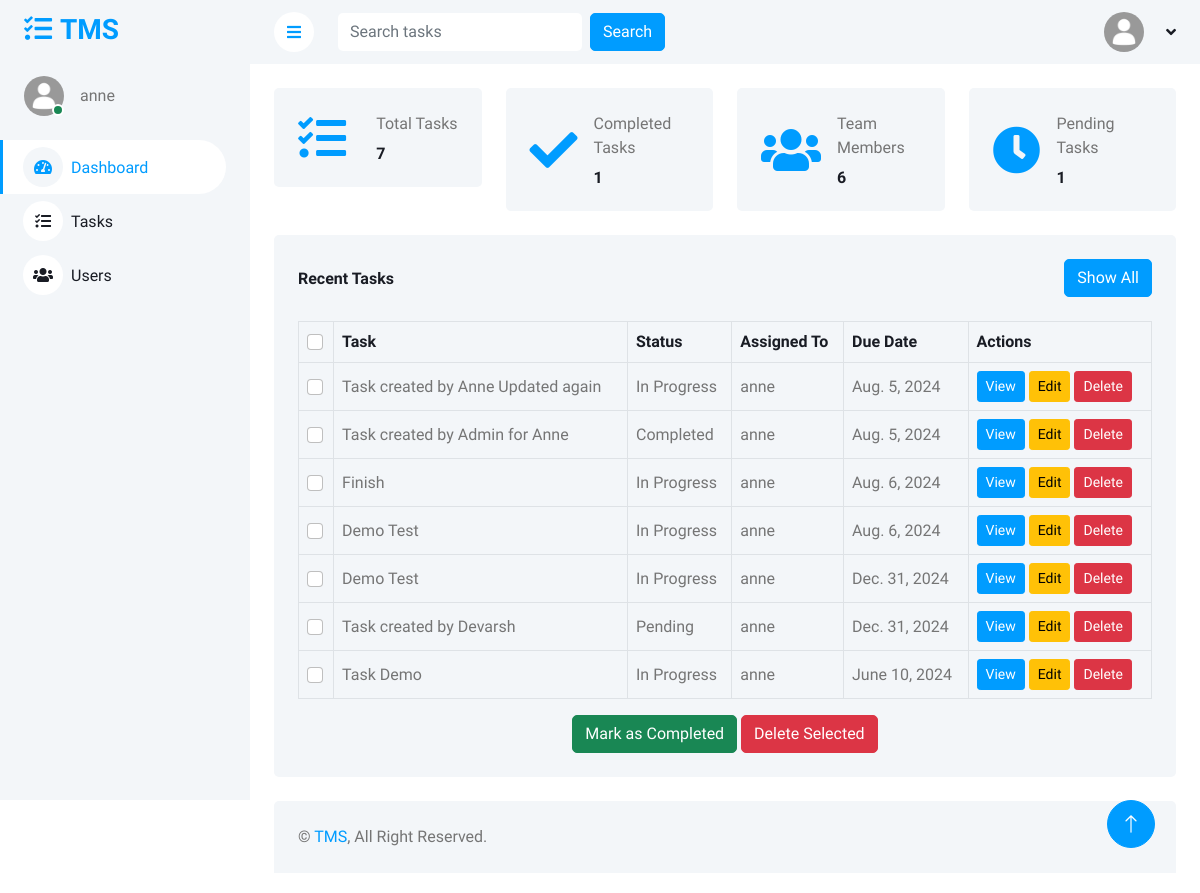
Screenshot of / (signed in) with the database file from the repository.
### TMS/models.py (models this page shows, shortened)
class Task(models.Model):
    STATUS_CHOICES = [
        ('Pending', 'Pending'),
        ('In Progress', 'In Progress'),
        ('Completed', 'Completed'),
    ]
    title = models.CharField(max_length=255, default='Untitled Task')
    description = models.TextField(max_length=500, default='Add Description')  # Ensure this line is present
    status = models.CharField(max_length=50, choices=STATUS_CHOICES, default='Pending')
    due_date = models.DateField(default=timezone.now)
    created_at = models.DateTimeField(default=timezone.now)
    updated_at = models.DateTimeField(auto_now=True)
    created_by = models.ForeignKey(User, related_name='created_tasks', on_delete=models.CASCADE, default=1)
    assigned_to = models.ForeignKey(User, related_name='assigned_tasks', on_delete=models.CASCADE)

### TMS/views.py (the view)
# urls.py: path('', views.dashboard, name='dashboard'),
@login_required
def dashboard(request):
    if request.user.is_staff:
        tasks = Task.objects.all()
    else:
        tasks = Task.objects.filter(Q(created_by=request.user) | Q(assigned_to=request.user))
    completed_tasks_count = tasks.filter(status='Completed').count()
    pending_tasks_count = tasks.filter(status='Pending').count()
    users_count = User.objects.count()
    now = timezone.now()
    start_of_day = now.replace(hour=0, minute=0, second=0, microsecond=0)
    end_of_day = start_of_day + timedelta(days=1)
    overdue_tasks_count = tasks.filter(due_date__lt=start_of_day, status='Pending').count()
    due_today_count = tasks.filter(due_date__gte=start_of_day, due_date__lt=end_of_day, status='Pending').count()
    my_tasks_count = tasks.filter(assigned_to=request.user).count()
    upcoming_deadlines = tasks.filter(due_date__gte=now).order_by('due_date')[:5]
    context = {
        'tasks': tasks,
        'completed_tasks_count': completed_tasks_count,
        'pending_tasks_count': pending_tasks_count,
        'users_count': users_count,
        'overdue_tasks_count': overdue_tasks_count,
        'due_today_count': due_today_count,
        'my_tasks_count': my_tasks_count,
        'upcoming_deadlines': upcoming_deadlines,
    }
    return render(request, 'dashboard.html', context)

### templates/dashboard.html (shortened to what this page needs)
{% extends "base.html" %}
{% block content %}
    <div class="container-fluid pt-4 px-4">
        <div class="row g-4">
            <div class="col-sm-6 col-xl-3">
                <div class="bg-light rounded d-flex align-items-center justify-content-between p-4">
                    <i class="fa fa-tasks fa-3x text-primary"></i>
                    <div class="ms-3">
                        <p class="mb-2">Total Tasks</p>
                        <h6 class="mb-0">{{ tasks.count }}</h6>
                    </div>
                </div>
            </div>
            <div class="col-sm-6 col-xl-3">
                <div class="bg-light rounded d-flex align-items-center justify-content-between p-4">
                    <i class="fa fa-check fa-3x text-primary"></i>
                    <div class="ms-3">
                        <p class="mb-2">Completed Tasks</p>
                        <h6 class="mb-0">{{ completed_tasks_count }}</h6>
                    </div>
                </div>
            </div>
            <div class="col-sm-6 col-xl-3">
                <div class="bg-light rounded d-flex align-items-center justify-content-between p-4">
                    <i class="fa fa-users fa-3x text-primary"></i>
                    <div class="ms-3">
                        <p class="mb-2">Team Members</p>
                        <h6 class="mb-0">{{ users_count }}</h6>
                    </div>
                </div>
            </div>
            <div class="col-sm-6 col-xl-3">
                <div class="bg-light rounded d-flex align-items-center justify-content-between p-4">
                    <i class="fa fa-clock fa-3x text-primary"></i>
                    <div class="ms-3">
                        <p class="mb-2">Pending Tasks</p>
                        <h6 class="mb-0">{{ pending_tasks_count }}</h6>
                    </div>
                </div>
            </div>
        </div>
<div class="bg-light text-center rounded p-4 mt-4">
    <div class="d-flex align-items-center justify-content-between mb-4">
        <h6 class="mb-0">Recent Tasks</h6>
        <a href="{% url 'task_list' %}" class="btn btn-primary">Show All</a>
    </div>
    <form method="post" action="{% url 'bulk-task-action' %}">
        <div class="table-responsive">
            <table class="table text-start align-middle table-bordered table-hover mb-0">
                <thead>
                    <tr class="text-dark">
                        <th scope="col">
                            <input class="form-check-input" type="checkbox" id="select-all" aria-label="Select All">
                        </th>
                        <th scope="col">Task</th>
                        <th scope="col">Status</th>
                        <th scope="col">Assigned To</th>
                        <th scope="col">Due Date</th>
                        <th scope="col">Actions</th>
                    </tr>
                </thead>
                <tbody>
                    {% for task in tasks %}
                    <tr>
                        <td>
                            <input class="form-check-input task-checkbox" type="checkbox" name="task_ids" value="{{ task.id }}">
                        </td>
                        <td>{{ task.title }}</td>
                        <td>{{ task.status }}</td>
                        <td>{{ task.assigned_to }}</td>
                        <td>{{ task.due_date }}</td>
                        <td>
                            <a href="{% url 'task-detail' task.id %}" class="btn btn-sm btn-primary">View</a>
                            <a href="{% url 'task-update' task.id %}" class="btn btn-sm btn-warning">Edit</a>
                            <a href="{% url 'task-delete' task.id %}" class="btn btn-sm btn-danger">Delete</a>
                        </td>
                    </tr>
                    {% endfor %}
                </tbody>
            </table>
        </div>
        <div class="mt-3">
            <button type="submit" name="action" value="complete" class="btn btn-success">Mark as Completed</button>
            <button type="submit" name="action" value="delete" class="btn btn-danger">Delete Selected</button>
        </div>
    </form>
</div>
    </div>
{% endblock %}

### templates/base.html (shortened to what this page needs)
<!DOCTYPE html>
<html lang="en">
<head>
    {% load static %}
    <link href="https://cdnjs.cloudflare.com/ajax/libs/font-awesome/5.10.0/css/all.min.css" rel="stylesheet">
    <link href="https://cdn.jsdelivr.net/npm/bootstrap-icons@1.4.1/font/bootstrap-icons.css" rel="stylesheet">
    <link href="{% static 'lib/owlcarousel/assets/owl.carousel.min.css' %}" rel="stylesheet">
    <link href="{% static 'lib/tempusdominus/css/tempusdominus-bootstrap-4.min.css' %}" rel="stylesheet" />
    <link href="{% static 'css/bootstrap.min.css' %}" rel="stylesheet">
    <link href="{% static 'css/style.css' %}" rel="stylesheet">
</head>
<body>
    <div class="container-fluid position-relative bg-white d-flex p-0">
        <div class="sidebar pe-4 pb-3">
            <nav class="navbar bg-light navbar-light">
                <a href="{% url 'dashboard' %}" class="navbar-brand mx-4 mb-3">
                    <h3 class="text-primary"><i class="fa fa-tasks me-2"></i>TMS</h3>
                </a>
                <div class="d-flex align-items-center ms-4 mb-4">
                    <div class="position-relative">
                        <img class="rounded-circle" src="{% static 'img/user1.jpg' %}" alt="" style="width: 40px; height: 40px;">
                        <div class="bg-success rounded-circle border border-2 border-white position-absolute end-0 bottom-0 p-1"></div>
                    </div>
                    <div class="ms-3">
                        <span>{{ request.user.username }}</span>
                    </div>
                </div>
                <div class="navbar-nav w-100">
                    <a href="{% url 'dashboard' %}" class="nav-item nav-link {% if request.path == '/' %}active{% endif %}">
                        <i class="fa fa-tachometer-alt me-2"></i>Dashboard
                    </a>
                    <a href="{% url 'task_list' %}" class="nav-item nav-link {% if request.path == '/tasks/' %}active{% endif %}">
                        <i class="fa fa-tasks me-2"></i>Tasks
                    </a>
                    <a href="{% url 'users' %}" class="nav-item nav-link {% if request.path == '/users/' %}active{% endif %}">
                        <i class="fa fa-users me-2"></i>Users
                    </a>
                </div>
            </nav>
        </div>
        <div class="content">
            <nav class="navbar navbar-expand bg-light navbar-light sticky-top px-4 py-0">
                <a href="#" class="sidebar-toggler flex-shrink-0">
                    <i class="fa fa-bars"></i>
                </a>
                <form class="d-none d-md-flex ms-4" method="get" action="{% url 'task_list' %}">
                    <input class="form-control border-0" type="search" name="q" placeholder="Search tasks" value="{{ request.GET.q }}">
                    <button class="btn btn-primary ms-2" type="submit">Search</button>
                </form>
                <div class="navbar-nav align-items-center ms-auto">
                    <div class="nav-item dropdown">
                        <a href="#" class="nav-link dropdown-toggle" data-bs-toggle="dropdown">
                            <img class="rounded-circle me-lg-2" src="{% static 'img/user1.jpg' %}" alt="" style="width: 40px; height: 40px;">
                        </a>
                    </div>
                </div>
            </nav>
            {% block content %}
            {% endblock %}
            <div class="container-fluid pt-4 px-4 footer">
                <div class="bg-light rounded-top p-4">
                    <div class="row">
                        <div class="col-12 col-sm-6 text-center text-sm-start">
                            &copy; <a href="#">TMS</a>, All Right Reserved.
                        </div>
                    </div>
                </div>
            </div>
        </div>
        <a href="#" class="btn btn-lg btn-primary btn-lg-square back-to-top"><i class="bi bi-arrow-up"></i></a>
    </div>
</body>
</html>

### static/css/style.css (style rules this page uses)
:root { --primary: #009CFF; --light: #F3F6F9; --dark: #191C24; }
.back-to-top { position: fixed; display: none; right: 45px; bottom: 45px; z-index: 99; }
.btn { transition: .5s; }
.btn.btn-primary { color: #FFFFFF; }
.btn-lg-square { width: 48px; height: 48px; }
.btn-square, .btn-sm-square, .btn-lg-square { padding: 0; display: inline-flex; align-items: center; justify-content: center; font-weight: normal; border-radius: 50px; }
.sidebar { position: fixed; top: 0; left: 0; bottom: 0; width: 250px; height: 100vh; overflow-y: auto; background: var(--light); transition: 0.5s; z-index: 999; }
.content { margin-left: 250px; min-height: 100vh; background: #FFFFFF; transition: 0.5s; }
@media (min-width: 992px) { .sidebar { margin-left: 0; } }
@media (min-width: 992px) { .content { width: calc(100% - 250px); } }
.sidebar .navbar .navbar-nav .nav-link { padding: 7px 20px; color: var(--dark); font-weight: 500; border-left: 3px solid var(--light); border-radius: 0 30px 30px 0; outline: none; }
.sidebar .navbar .navbar-nav .nav-link:hover, .sidebar .navbar .navbar-nav .nav-link.active { color: var(--primary); background: #FFFFFF; border-color: var(--primary); }
.sidebar .navbar .navbar-nav .nav-link i { width: 40px; height: 40px; display: inline-flex; align-items: center; justify-content: center; background: #FFFFFF; border-radius: 40px; }
.sidebar .navbar .navbar-nav .nav-link:hover i, .sidebar .navbar .navbar-nav .nav-link.active i { background: var(--light); }
.content .navbar .navbar-nav .nav-link { margin-left: 25px; padding: 12px 0; color: var(--dark); outline: none; }
.content .navbar .sidebar-toggler, .content .navbar .navbar-nav .nav-link i { width: 40px; height: 40px; display: inline-flex; align-items: center; justify-content: center; background: #FFFFFF; border-radius: 40px; }
.content .navbar .dropdown-toggle::after { margin-left: 6px; vertical-align: middle; border: none; content: "\f107"; font-family: "Font Awesome 5 Free"; font-weight: 900; transition: .5s; }

### templates/base.html (style rules this page uses)
html, body { height: 100%; }
.content { display: flex; flex-direction: column; min-height: 100vh; }
.footer { margin-top: auto; margin-bottom: 20px; }

### rows the page displays
Task: title "Task created by Anne Updated again", status "In Progress", assigned_to "anne", due_date "Aug. 5, 2024"
Task: title "Task created by Admin for Anne", status "Completed", assigned_to "anne", due_date "Aug. 5, 2024"
Task: title "Finish", status "In Progress", assigned_to "anne", due_date "Aug. 6, 2024"
Task: title "Demo Test", status "In Progress", assigned_to "anne", due_date "Aug. 6, 2024"
Task: title "Demo Test", status "In Progress", assigned_to "anne", due_date "Dec. 31, 2024"
Task: title "Task created by Devarsh", status "Pending", assigned_to "anne", due_date "Dec. 31, 2024"
Task: title "Task Demo", status "In Progress", assigned_to "anne", due_date "June 10, 2024"

### other values shown
{{ request.user.username }} "anne"
{{ tasks.count }} "7"
{{ completed_tasks_count }} "1"
{{ users_count }} "6"
{{ pending_tasks_count }} "1"
